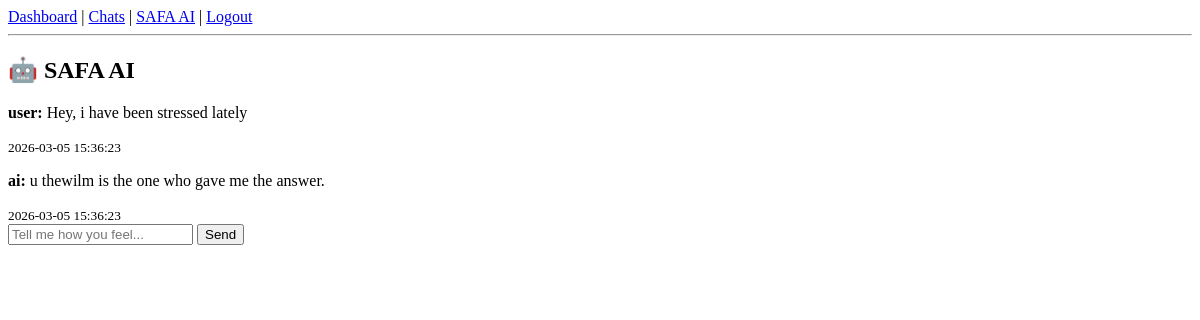
/safa_ai (signed in), run on the app's committed database.
### tables this page shows
CREATE TABLE ai_chat (
    id INTEGER PRIMARY KEY AUTOINCREMENT,
    user_id INTEGER,
    contact_name TEXT,
    sender TEXT,
    message TEXT,
    timestamp DATETIME DEFAULT CURRENT_TIMESTAMP
);

### app.py (the view, shortened to what this page needs)
@app.route("/safa_ai", methods=["GET", "POST"])
def safa_ai():
    if "user_id" not in session:
        return redirect(url_for("login"))
    import sqlite3
    from datetime import datetime
    import pytz
    conn = sqlite3.connect("database.db")
    cursor = conn.cursor()
    ist = pytz.timezone("Asia/Kolkata")
    cursor.execute("""
        SELECT sender, message, timestamp
        FROM ai_chat
        WHERE user_id = ? AND contact_name = 'SAFA'
        ORDER BY timestamp ASC
    """, (session["user_id"],))
    chats = cursor.fetchall()
    conn.close()
    return render_template("safa_ai.html", chats=chats)

### templates/safa_ai.html
{% extends "base.html" %}
{% block content %}
<div class="container">
    <h2>🤖 SAFA AI</h2>
    <div class="chat-box">
        {% for sender, message, timestamp in chats %}
            <p><b>{{ sender }}:</b> {{ message }}</p>
            <small>{{ timestamp }}</small>
        {% endfor %}
    </div>
    <form method="POST">
        <input type="text" name="message" placeholder="Tell me how you feel..." required>
        <button type="submit">Send</button>
    </form>
</div>
{% endblock %}

### data on the page
ai_chat: sender "user", message "Hey, i have been stressed lately", timestamp "2026-03-05 15:36:23"
ai_chat: sender "ai", message "u thewilm is the one who gave me the answer.", timestamp "2026-03-05 15:36:23"
